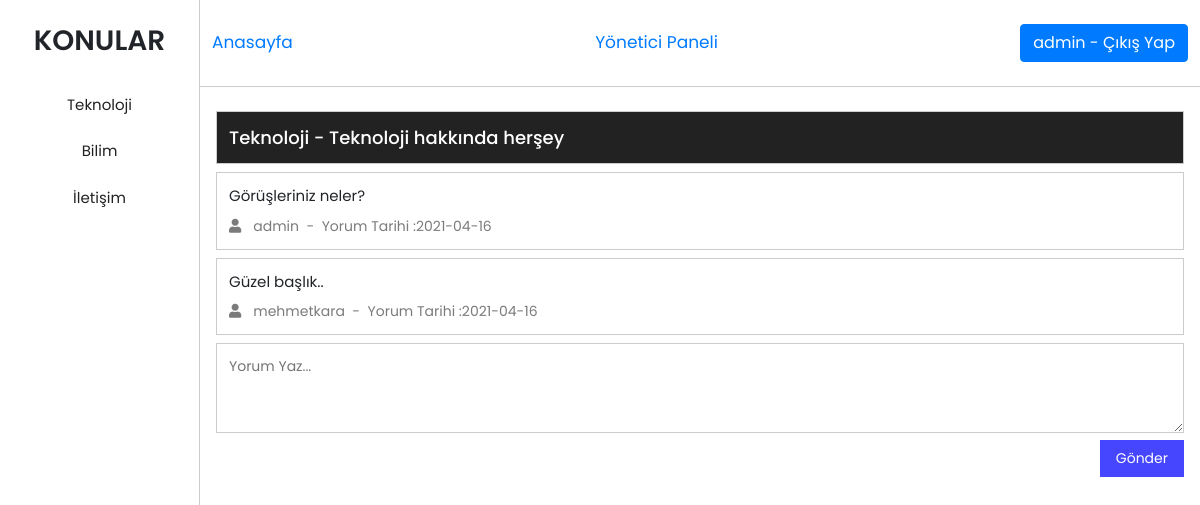
Page /konu-icerigi.php?kid=10 (signed in) on the committed database.
### tables this page shows
CREATE TABLE `konu` (
  `id` int(11) NOT NULL,
  `baslik` varchar(100) NOT NULL,
  `konuadi` varchar(100) NOT NULL,
  `olusturanid` int(11) NOT NULL,
  `olusturmatarihi` date NOT NULL
);

CREATE TABLE `kullanici` (
  `id` int(11) NOT NULL,
  `kullaniciadi` varchar(100) NOT NULL,
  `sifre` varchar(100) NOT NULL,
  `eposta` varchar(100) NOT NULL,
  `yetki` int(11) NOT NULL
);

CREATE TABLE `konuyorum` (
  `id` int(11) NOT NULL,
  `konuid` int(11) NOT NULL,
  `kullaniciid` int(11) NOT NULL,
  `yorum` varchar(500) NOT NULL,
  `tarih` date NOT NULL
);

### fonksiyon.php (called while the page is built, shortened)
<?php
$vt = mysqli_connect("localhost", "root", "", "forumvt");
function konuYorumlari($konuID)
{
    global $vt;
    $sorgu = "SELECT * FROM konuyorum WHERE konuid=$konuID";
    $sonuclar = $vt->query($sorgu);
    $dizi = [];
    while ($satir = $sonuclar->fetch_assoc()) {
        array_push($dizi,$satir);
    }
    return $dizi;
}
function konuBilgileri($kid)
{
    global $vt;
    $sorgu = "SELECT * FROM konu WHERE id=$kid";
    $sonuclar = $vt->query($sorgu);
    if ($satir = $sonuclar->fetch_assoc()) {
        return $satir;
    }
}
function kullaniciBilgisi($kid)
{
    global $vt;
    $sorgu = "SELECT * FROM kullanici WHERE id=$kid";
    $sonuclar = $vt->query($sorgu);
    if ($satir = $sonuclar->fetch_assoc()) {
        return $satir;
    }
}
function tumKonular()
{
    global $vt;
    $sorgu = "SELECT konu.* FROM konu";
    $sonuclar = $vt->query($sorgu);
    $dizi = [];
    while ($satir = $sonuclar->fetch_assoc()) {
        array_push($dizi,$satir);
    }
    return $dizi;
}

### konu-icerigi.php (the view, shortened to what this page needs)
<!doctype html>
<html lang="en">
<?php
require_once('fonksiyon.php');
$konuID = $_GET['kid'];
$konuIcerik = konuBilgileri($konuID);
?>
<head>
  <link rel="stylesheet" href="https://stackpath.bootstrapcdn.com/bootstrap/4.3.1/css/bootstrap.min.css">
  <link rel="stylesheet" href="https://cdnjs.cloudflare.com/ajax/libs/font-awesome/5.15.3/css/all.min.css" />
  <link rel="stylesheet" href="css/style.css">
</head>
<body>
  <div class="forum-container">
    <div class="forum forum-left">
      <h3>KONULAR</h3>
      <div class="forum-subjects d-flex flex-column">
        <?php
        $konular = tumKonular();
        foreach ($konular as $konu) {
          echo "<a href='konu-icerigi.php?kid={$konu['id']}'>{$konu['baslik']}</a>";
        }
        ?>
      </div>
    </div>
    <div class="forum forum-right">
      <header class="d-flex justify-content-between align-items-center">
        <a href="index.php" class="anasayfa">Anasayfa</a>
        <?php
        if (isset($_SESSION['yetki']) && $_SESSION['yetki'] == 1) {
          echo '<a href="admin.php" class="anasayfa">Yönetici Paneli</a>';
        }
        ?>
        <?php
        if (isset($_SESSION['kid']) == false) {
        ?>
          <div class="login">
            <input type="button" data-toggle="modal" data-target="#girisModal" data-whatever="@mdo" value="Giriş Yap" />
            <input type="button" data-toggle="modal" data-target="#kayitModal" data-whatever="@mdo" value="Kayıt Ol" />
          </div>
        <?php
        } else {
        ?>
          <div class="login">
            <a class="btn btn-primary" href="fonksiyon.php?cikis=1"><?php echo kullaniciBilgisi($_SESSION['kid'])['kullaniciadi']; ?> - Çıkış Yap</a>
          </div>
        <?php
        }
        ?>
      </header>
      <div class="forum-content">
        <div class="forum-content-item">
          <a href="#" class="konu-adi"><?php echo $konuIcerik['baslik'] . " - " . $konuIcerik['konuadi']; ?></a>
        </div>
        <?php
        $yorumlar = konuYorumlari($konuID);
        foreach ($yorumlar as $yorum) {
          $kullanici = kullaniciBilgisi($yorum['kullaniciid']);
        ?>
          <div class="forum-content-item">
            <p class="konu-aciklaması"><?php echo $yorum['yorum']; ?></p>
            <div class="user d-flex align-items-center">
              <a href="#"><i class="fas fa-user"></i><?php echo $kullanici['kullaniciadi'] . " &nbsp-&nbsp Yorum Tarihi :" . $yorum['tarih']; ?></a>
            </div>
          </div>
        <?php
        }
        ?>
        <?php
        if (isset($_SESSION['kid']) && $_SESSION['kid'] != null) {
        ?>
          <div class="add-comment">
            <form action="fonksiyon.php" method="post">
              <textarea name="yorum" cols="30" rows="3" placeholder="Yorum Yaz..."></textarea>
              <input type="submit" value="Gönder" name="yorumyap">
            </form>
          </div>
        <?php
        } else {
          echo "<p>Yorum yapmak için giriş yapınız..";
        }
        ?>
      </div>
    </div>
  </div>
</body>
</html>

### css/style.css (style rules this page uses)
* { padding: 0px; margin: 0px; text-decoration: none !important; }
body { font-family: 'Poppins', sans-serif; overflow-y: hidden; }
.forum-container { display: -ms-grid; display: grid; -ms-grid-columns: 1.5fr 10.5fr; grid-template-columns: 1.5fr 10.5fr; }
.forum-container .forum { min-height: 100vh; max-height: 100vh; }
.forum-container .forum-left { border-right: 1px solid #ccc; overflow-y: scroll; }
.forum-container .forum-left h3 { font-weight: 600; margin: 24px 12px; text-align: center; }
.forum-container .forum-left .forum-subjects a { padding: 12px; text-align: center; color: #222222; font-size: 15px; }
.forum-container .forum-right { overflow-y: scroll; }
.forum-container .forum-right header { border-bottom: 1px solid #ccc; padding: 24px 12px; }
.forum-container .forum-right header .anasayfa { font-size: 17px; }
.forum-container .forum-right .forum-content { position: relative; padding: 24px 16px; min-height: 100vh; }
.forum-container .forum-right .forum-content .forum-content-item { padding: 12px; border: 1px solid #ccc; margin-bottom: 8px; }
.forum-container .forum-right .forum-content .forum-content-item .konu-adi { color: #222222; font-size: 18px; font-weight: 500; }
.forum-container .forum-right .forum-content .forum-content-item .konu-aciklaması { margin-bottom: 8px; }
.forum-container .forum-right .forum-content .forum-content-item p { font-size: 15px; }
.forum-container .forum-right .forum-content .forum-content-item .user a { font-size: 14px; color: #7b7b7b; padding-right: 24px; }
.forum-container .forum-right .forum-content .forum-content-item .user a i { margin-right: 12px; }
.forum-container .forum-right .forum-content .forum-content-item:first-child { background: #222222; color: #fff; }
.forum-container .forum-right .forum-content .forum-content-item:first-child a { color: #fff; }
.forum-container .forum-right .forum-content .add-comment textarea { width: 100%; outline: none; border: 1px solid #ccc; padding: 12px; font-size: 14px; min-height: 90px; }
.forum-container .forum-right .forum-content .add-comment input { display: -webkit-box; display: -ms-flexbox; display: flex; margin-left: auto; border: none; padding: 8px 16px; background: #4646ff; color: #fff; font-size: 14px; outline: none; }
@media only screen and (max-width: 1500px) { .forum-container { -ms-grid-columns: 2fr 10fr; grid-template-columns: 2fr 10fr; } }

### rows in the picture
konu: baslik "Teknoloji", konuadi "Teknoloji hakkında herşey"
konu: baslik "Bilim"
konu: baslik "İletişim"
kullanici: kullaniciadi "admin"
konuyorum: yorum "Görüşleriniz neler?", kullaniciid.kullaniciadi "admin", tarih "2021-04-16"
konuyorum: yorum "Güzel başlık..", kullaniciid.kullaniciadi "mehmetkara", tarih "2021-04-16"
